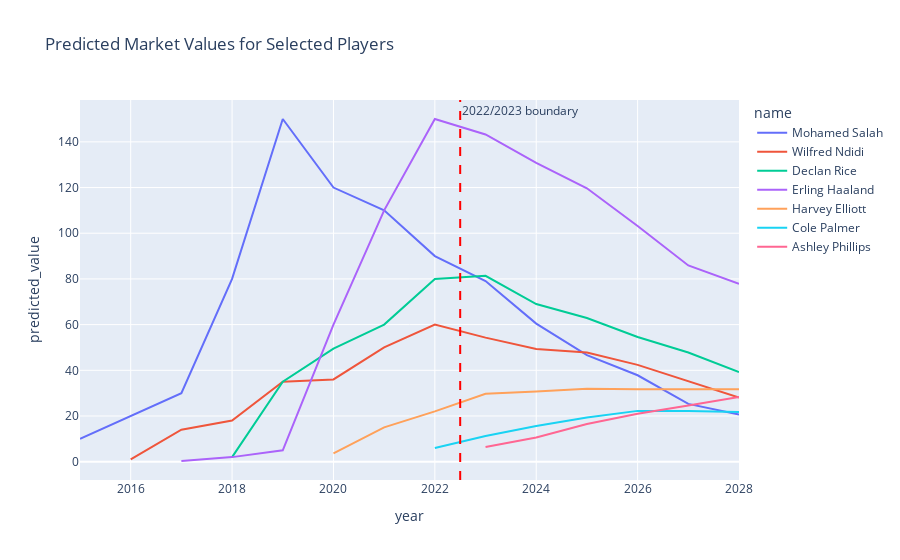

Source (notebook cell):
### Code cell
players = [418560, 357662, 565822, 859951, 148455, 274839, 542580, 568177]
plot_player_value_trends(pdf_train, merged_df=merged, player_ids=players)

### Figure 1 — Plotly figure (JSON) as saved in the notebook; plotly's stock layout.template omitted (floating-point values rounded to 4 significant figures)
{"data": [{"customdata": [[22], [23], [24], [25], [27], [27], [28], [30], [30], [31], [32], [33], [34], [35]], "hovertemplate": "name=Mohamed Salah<br>year=%{x}<br>predicted_value=%{y}<br>age=%{customdata[0]}<extra></extra>", "legendgroup": "Mohamed Salah", "line": {"color": "#636efa", "dash": "solid"}, "marker": {"symbol": "circle"}, "mode": "lines", "name": "Mohamed Salah", "orientation": "v", "showlegend": true, "type": "scatter", "x": [2015, 2016, 2017, 2018, 2019, 2020, 2021, 2022, 2023, 2024, 2025, 2026, 2027, 2028], "xaxis": "x", "y": [10, 20, 30, 80, 150, 120, 110, 90, 79.05, 60.44, 46.64, 37.83, 25.31, 20.67], "yaxis": "y"}, {"customdata": [[19], [20], [21], [22], [23], [24], [25], [26], [27], [28], [29], [30], [31]], "hovertemplate": "name=Wilfred Ndidi<br>year=%{x}<br>predicted_value=%{y}<br>age=%{customdata[0]}<extra></extra>", "legendgroup": "Wilfred Ndidi", "line": {"color": "#EF553B", "dash": "solid"}, "marker": {"symbol": "circle"}, "mode": "lines", "name": "Wilfred Ndidi", "orientation": "v", "showlegend": true, "type": "scatter", "x": [2016, 2017, 2018, 2019, 2020, 2021, 2022, 2023, 2024, 2025, 2026, 2027, 2028], "xaxis": "x", "y": [1, 14, 18, 35, 36, 50, 60, 54.3, 49.33, 47.82, 42.39, 35.14, 28.12], "yaxis": "y"}, {"customdata": [[18], [20], [21], [22], [23], [24], [25], [26], [27], [28], [29]], "hovertemplate": "name=Declan Rice<br>year=%{x}<br>predicted_value=%{y}<br>age=%{customdata[0]}<extra></extra>", "legendgroup": "Declan Rice", "line": {"color": "#00cc96", "dash": "solid"}, "marker": {"symbol": "circle"}, "mode": "lines", "name": "Declan Rice", "orientation": "v", "showlegend": true, "type": "scatter", "x": [2018, 2019, 2020, 2021, 2022, 2023, 2024, 2025, 2026, 2027, 2028], "xaxis": "x", "y": [2, 35, 49.5, 60, 80, 81.38, 69.0, 62.87, 54.57, 47.76, 39.22], "yaxis": "y"}, {"customdata": [[17], [18], [18], [19], [20], [21], [22], [23], [24], [25], [26], [27]], "hovertemplate": "name=Erling Haaland<br>year=%{x}<br>predicted_value=%{y}<br>age=%{customdata[0]}<extra></extra>", "legendgroup": "Erling Haaland", "line": {"color": "#ab63fa", "dash": "solid"}, "marker": {"symbol": "circle"}, "mode": "lines", "name": "Erling Haaland", "orientation": "v", "showlegend": true, "type": "scatter", "x": [2017, 2018, 2019, 2020, 2021, 2022, 2023, 2024, 2025, 2026, 2027, 2028], "xaxis": "x", "y": [0.3, 2, 5, 60, 110, 150, 143.2, 130.8, 119.7, 103.2, 85.9, 77.87], "yaxis": "y"}, {"customdata": [[17], [17], [18], [20], [21], [22], [23], [24], [25]], "hovertemplate": "name=Harvey Elliott<br>year=%{x}<br>predicted_value=%{y}<br>age=%{customdata[0]}<extra></extra>", "legendgroup": "Harvey Elliott", "line": {"color": "#FFA15A", "dash": "solid"}, "marker": {"symbol": "circle"}, "mode": "lines", "name": "Harvey Elliott", "orientation": "v", "showlegend": true, "type": "scatter", "x": [2020, 2021, 2022, 2023, 2024, 2025, 2026, 2027, 2028], "xaxis": "x", "y": [3.6, 15, 22, 29.75, 30.7, 31.93, 31.66, 31.74, 31.74], "yaxis": "y"}, {"customdata": [[20], [21], [22], [23], [24], [25], [26]], "hovertemplate": "name=Cole Palmer<br>year=%{x}<br>predicted_value=%{y}<br>age=%{customdata[0]}<extra></extra>", "legendgroup": "Cole Palmer", "line": {"color": "#19d3f3", "dash": "solid"}, "marker": {"symbol": "circle"}, "mode": "lines", "name": "Cole Palmer", "orientation": "v", "showlegend": true, "type": "scatter", "x": [2022, 2023, 2024, 2025, 2026, 2027, 2028], "xaxis": "x", "y": [6, 11.26, 15.64, 19.38, 22.24, 22.17, 21.75], "yaxis": "y"}, {"customdata": [[17], [18], [19], [20], [21], [22]], "hovertemplate": "name=Ashley Phillips<br>year=%{x}<br>predicted_value=%{y}<br>age=%{customdata[0]}<extra></extra>", "legendgroup": "Ashley Phillips", "line": {"color": "#FF6692", "dash": "solid"}, "marker": {"symbol": "circle"}, "mode": "lines", "name": "Ashley Phillips", "orientation": "v", "showlegend": true, "type": "scatter", "x": [2023, 2024, 2025, 2026, 2027, 2028], "xaxis": "x", "y": [6.413, 10.63, 16.48, 21.01, 24.64, 28.34], "yaxis": "y"}], "layout": {"annotations": [{"showarrow": false, "text": "2022/2023 boundary", "x": 2022.0, "xanchor": "left", "xref": "x", "y": 1, "yanchor": "top", "yref": "y domain"}], "legend": {"title": {"text": "name"}, "tracegroupgap": 0}, "shapes": [{"line": {"color": "red", "dash": "dash"}, "type": "line", "x0": 2022.0, "x1": 2022.0, "xref": "x", "y0": 0, "y1": 1, "yref": "y domain"}], "title": {"text": "Predicted Market Values for Selected Players"}, "xaxis": {"anchor": "y", "domain": [0, 1], "title": {"text": "year"}}, "yaxis": {"anchor": "x", "domain": [0, 1], "title": {"text": "predicted_value"}}}}
